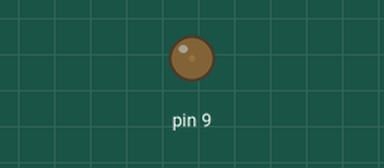
Simulated run of this sketch. Board: Arduino Uno, built with avr-gcc and run on an emulated ATmega328P. On the bench: output pins drawn as LEDs (lit = HIGH).

Above: at 0.05 s.
At 1.15 s:
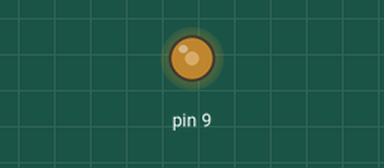
At 2.3 s:
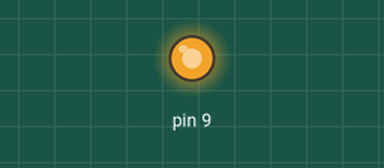
At 4.6 s:
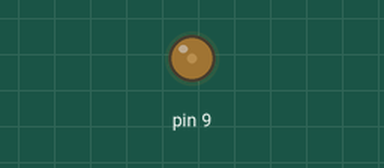
Timing chart, 0 to 6.7 s (numbered marks = the images above):
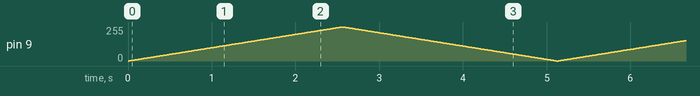

The sketch:

SIK_Fade.ino
```cpp
//set global variables

//val is the starting value for analogWrite
int val = 0;
//grow is the value with which you increment val by
int grow = 5;

//setup runs once on powerup
void setup()
{
  pinMode(9,OUTPUT);
}

//loop runs over and over again
void loop()
{
//with a for loop
for(int i= 0; i<=255; i++)
{
  analogWrite(9,i);
  delay(10);
}

for(int i= 255; i>=0; i--)
{
  analogWrite(9,i);
  delay(10);
}

//with a variable and an if() statement
/*

val = val+grow;

if(val<=0||val>=255)
{
  grow = grow*-1;
}
analogWrite(9,val);
delay(10);

*/
}
```
